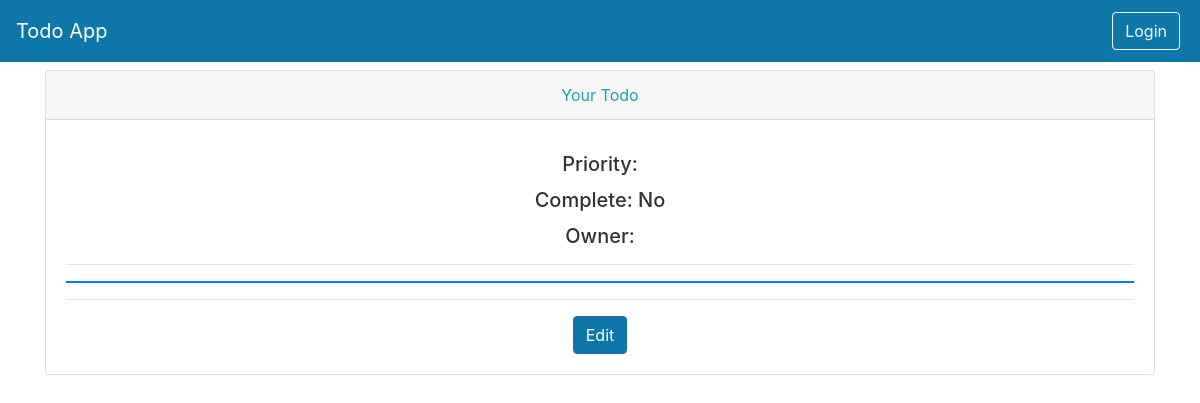
Page /todos/view-todo/11 on the earlier database version.
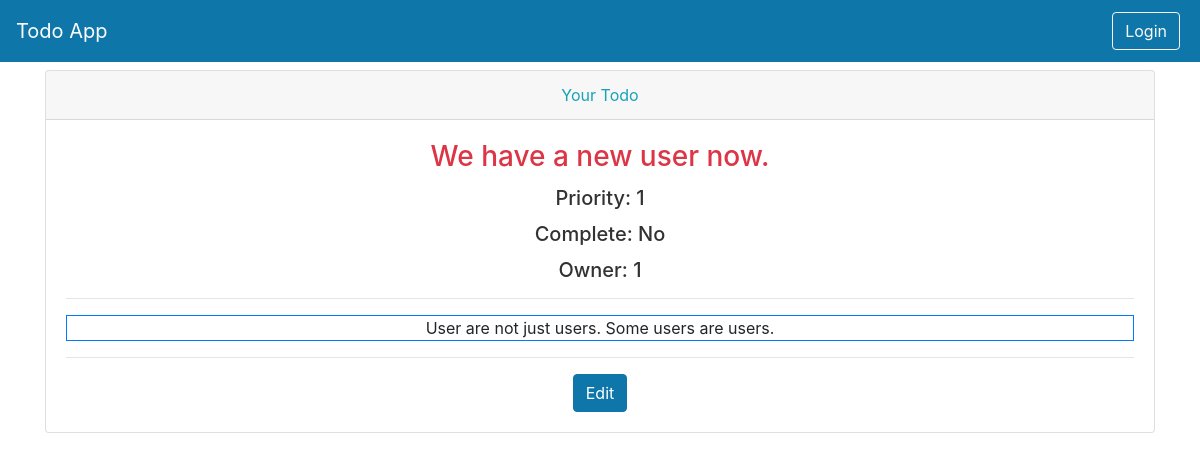
Same page on the later database version.
### models.py (models this page shows)
class Todos(Base):
    __tablename__ = "todos"
    id = Column(Integer, primary_key=True, index=True)
    title = Column(String)
    description = Column(String)
    priority = Column(Integer)
    complete = Column(Boolean, default=False)
    owner_id = Column(Integer, ForeignKey("users.id"))
    owner = relationship("Users", back_populates="todos")

### routers/todos.py (the view)
@router.get("/view-todo/{todo_id}", response_class=HTMLResponse)
async def view_todo(request: Request, todo_id: int, db: Session = Depends(get_db)):
    user = await get_current_user(request)
    todo = db.query(models.Todos).filter(models.Todos.id == todo_id).first()
    context = {"request": request, "todo": todo, 'user': user}
    return templates.TemplateResponse("todo_description.html", context=context)

### templates/todo_description.html
{% include 'layout.html' %}
<div class="container">
  <div class="card">
    <div class="card-header text-info text-center">Your Todo</div>
    <div class="card-body text-center">
      <h3 class="card-title text-danger">{{todo.title}}</h3>
      <h5 class="card-title">Priority: {{todo.priority}}</h5>
      <h5 class="card-title">Complete: {{'Yes' if todo.complete else 'No'}}</h5>
      <h5 class="card-title">Owner: {{todo.owner_id}}</h5>
      <hr />
      <div class="container border border-primary">
        <p class="card-text">{{todo.description}}</p>
      </div>
      <hr />
      <a
        href="/todos/edit-todo/{{todo.id}}"
        class="btn btn-primary"
        >Edit</a
      >
    </div>
  </div>
</div>

Differences in the rows shown:
added Todos: title "We have a new user now.", priority "1", complete "No", owner_id "1", description "User are not just users. Some users are users."
Other differences:
{{ 'Yes' if todo.complete else 'No' }}: "No" → (not shown)
